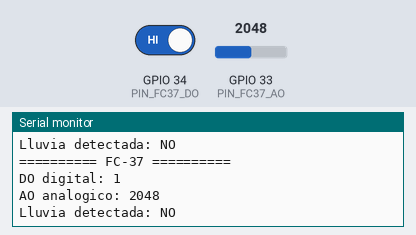
Simulated run of this sketch. Board: ESP32. On the bench: the last lines printed to the serial monitor. The test bench sets the inputs (shaded band); at power-on: GPIO 34 (PIN_FC37_DO) HIGH, GPIO 33 (PIN_FC37_AO) = 2048.

Above: at 1.8 s.
1.9 s: GPIO 34 (PIN_FC37_DO) driven LOW
At 2.5 s:
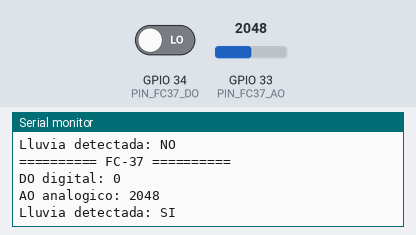
4.5 s: GPIO 33 (PIN_FC37_AO) set to 2866
At 5.8 s:
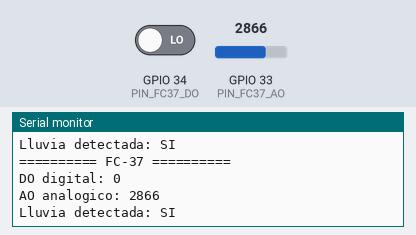
6.0 s: GPIO 33 (PIN_FC37_AO) set to 3603
At 6.8 s:
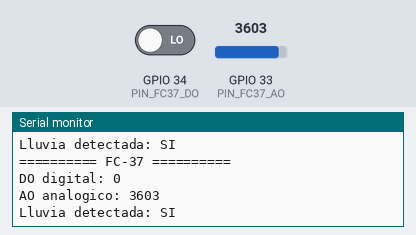
Timing chart, 0 to 9.0 s (numbered marks = the images above; inputs shaded):
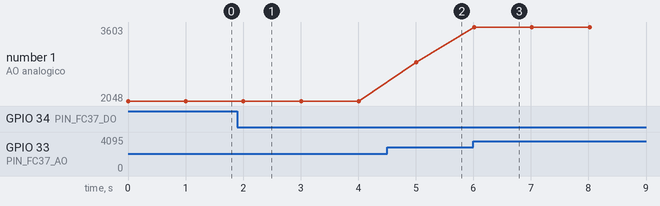

Measured:
- after the input at 1.9 s, the serial monitor: prints a new line after 0.11 s (image 1)
- after the input at 4.5 s, the serial monitor: prints a new line after 0.51 s (image 2)
- after the input at 6.0 s, the serial monitor: prints a new line at once (image 3)
- plotted number 1: 2048 → 2866 after the input at 4.5 s, 2866 → 3603 after the input at 6.0 s

The sketch:

04_Prueba_FC37.ino
```cpp
/*
  PRUEBA DE SENSOR DE LLUVIA FC-37 - ESP32

  Conexiones:
  FC-37 VCC -> 3V3
  FC-37 GND -> GND
  FC-37 DO  -> P34
  FC-37 AO  -> P33

  Nota:
  En muchos módulos FC-37, cuando detecta agua, DO pasa a LOW.
  Si la lectura sale al revés, cambia LLUVIA_ACTIVA_EN_LOW a false.
*/

#define PIN_FC37_DO 34
#define PIN_FC37_AO 33

const bool LLUVIA_ACTIVA_EN_LOW = true;

void setup() {
  Serial.begin(115200);
  pinMode(PIN_FC37_DO, INPUT);
  Serial.println("Prueba FC-37 iniciada.");
}

void loop() {
  int lecturaDO = digitalRead(PIN_FC37_DO);
  int lecturaAO = analogRead(PIN_FC37_AO);

  bool lluviaDetectada;
  if (LLUVIA_ACTIVA_EN_LOW) {
    lluviaDetectada = lecturaDO == LOW;
  } else {
    lluviaDetectada = lecturaDO == HIGH;
  }

  Serial.println("========== FC-37 ==========");
  Serial.print("DO digital: ");
  Serial.println(lecturaDO);

  Serial.print("AO analogico: ");
  Serial.println(lecturaAO);

  Serial.print("Lluvia detectada: ");
  Serial.println(lluviaDetectada ? "SI" : "NO");

  delay(1000);
}
```
